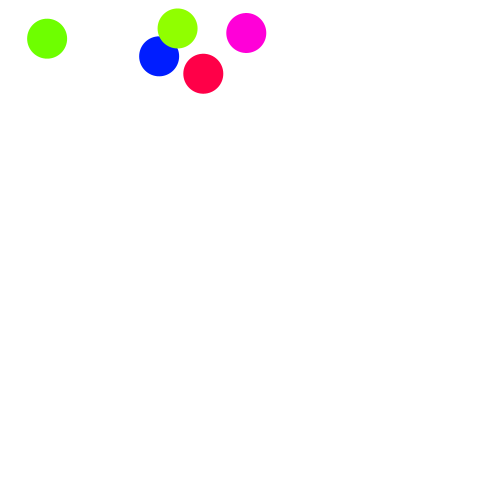
Frame 1 (no input)
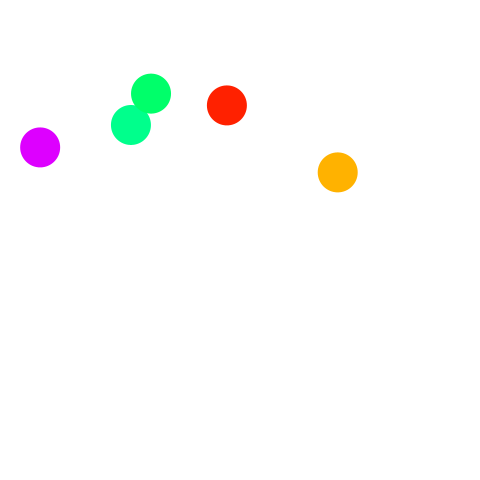
Frame 60 (the mouse pressed at the canvas centre just before this capture)
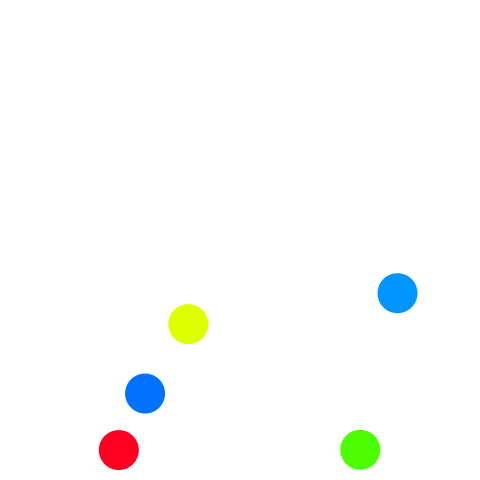
Frame 120 (the mouse held since frame 60 and released just before this capture)

The Processing sketch that drew these frames (run headless with seeded random() and noise(); from frame 60 on, the mouse is pressed at the canvas centre):

// Processing sketch: balls_01_oo1
// ── balls_01_oo1.pde
final float vx0min = -7;            // vxの初期値の下限
final float vx0max = 5;             // vxの初期値の上限
final float vy0min = 1;             // vyの初期値の下限
final float vy0max = 2;            // vyの初期値の上限
final float fps = 60;               // 1秒間あたりのフレーム数
final float gravity = 9.8 / fps;    // 1フレームあたりの重力加速度
final float elas = 0.98;            // 反発係数
final float d = 40;                 // ボールの直径
final float hueMax = 360.0;         // 色相の最大値
final int N =5;
Ball[] ball;

void setup() {
  
  ball= new Ball[N];
  for (int i=0; i<N; i++)
  {
    ball[i] = new Ball();
  }

  frameRate(fps);
  size(480, 480);
  noStroke();
  colorMode(HSB, hueMax, 100, 100);
  fill(0, 0, 0);
  for (int i=0; i<N; i++) {
    ball[i].X  = random(d / 2, width - d / 2);     // ボールの中心のx座標
    ball[i].Y  = random(d / 2, height / 5);        // ボールの中心のy座標
    ball[i].VX = random(vx0min, vx0max);           // ボールの速度のx成分
    ball[i].VY = random(vy0min, vy0max);           // ボールの速度のy成分
  }
}

void draw() {
  background(0, 0, 100);
  for (int i=0; i<N; i++) {
    ball[i].Hue++;
    ball[i].Hue=ball[i].Hue%360;
    fill(ball[i].Hue, 100, 100);
    boundBall();
    ellipse(ball[i].X, ball[i].Y, d, d);
  }
}

float calcHue(float vx, float vy) {
  return (sqrt(vx * vx + vy * vy) * 16) % hueMax;
}

void boundBall() {
  for (int i=0; i<N; i++) {
    ball[i].X  += ball[i].VX;          // ボールが速度ぶん移動する
    ball[i].VY += gravity;           // 速度のy成分に重力加速度を加算する
    ball[i].Y  += ball[i].VY;          // ボールが速度ぶん移動する
    if (ball[i].X < d / 2) {
      ball[i].VX = - ball[i].VX * elas;
      ball[i].X = d / 2;
    } else if (ball[i].X > width - d / 2) {
      ball[i].VX = - ball[i].VX  * elas;
      ball[i].X = width - d / 2;
    }
    if (ball[i].Y > height - d / 2) {
      ball[i].VY = -ball[i].VY * elas;
      ball[i].Y = height - d / 2;
    } else if (ball[i].Y < d / 2) {
      ball[i].VY = - ball[i].VY * elas;
      ball[i].Y = d / 2;
    }
  }
}

class Ball {
  float X  =0;
  float Y  =0;
  float VX =0;
  float VY =0;
  int Hue=(int)random(0, 360);
}

boolean isNeighbor(float x1, float y1, float x2, float y2, float distance) {
  float dx = x1 - x2;
  float dy = y1 - y2;
  return dx * dx + dy * dy < distance * distance;
}
